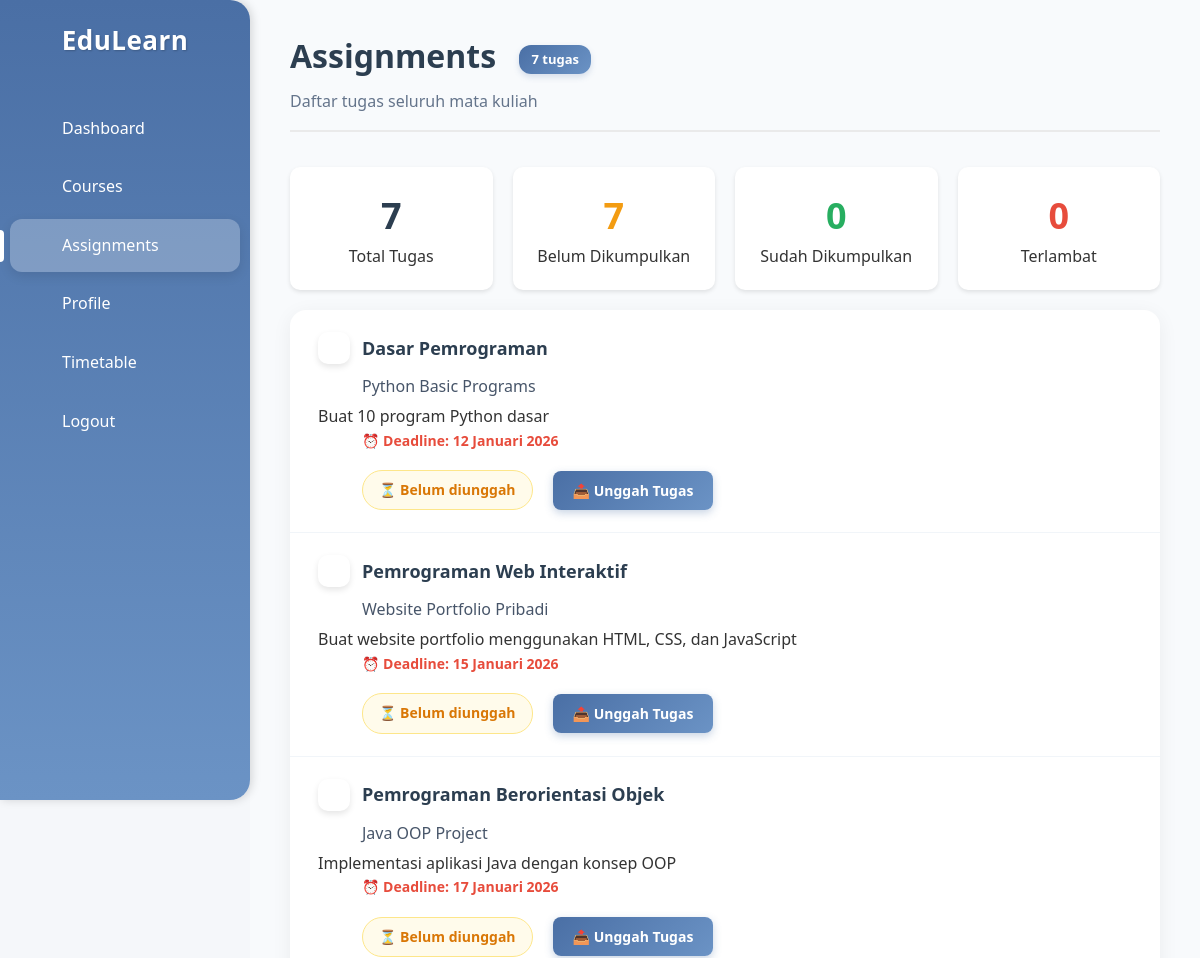
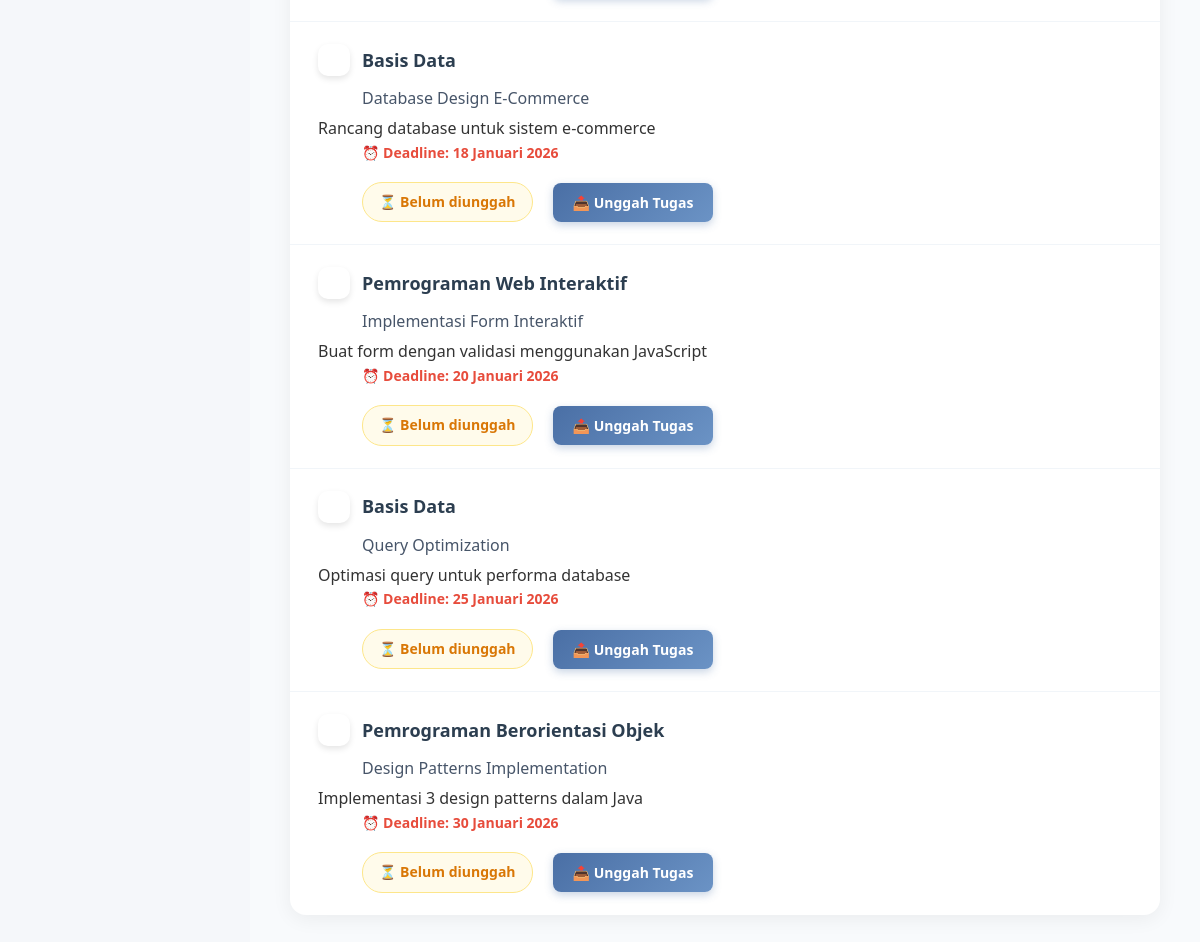
The page /student/assignments.php (signed in) on the database its author committed (2 pictures, top to bottom).
### tables this page shows
CREATE TABLE tugas (
    tugas_id INT AUTO_INCREMENT PRIMARY KEY,
    mk_id INT NOT NULL,
    judul VARCHAR(200) NOT NULL,
    deskripsi TEXT,
    deadline DATETIME NOT NULL,
    max_score INT DEFAULT 100,
    created_at TIMESTAMP DEFAULT CURRENT_TIMESTAMP,
    updated_at TIMESTAMP DEFAULT CURRENT_TIMESTAMP ON UPDATE CURRENT_TIMESTAMP,
    FOREIGN KEY (mk_id) REFERENCES mata_kuliah(mk_id) ON DELETE CASCADE,
    INDEX idx_deadline (deadline),
    INDEX idx_mk (mk_id)
);

CREATE TABLE mata_kuliah (
    mk_id INT AUTO_INCREMENT PRIMARY KEY,
    kode_mk VARCHAR(20) UNIQUE NOT NULL,
    nama_mk VARCHAR(100) NOT NULL,
    deskripsi TEXT,
    sks INT NOT NULL,
    semester INT NOT NULL,
    dosen_id INT,
    status ENUM('aktif', 'draft', 'arsip') DEFAULT 'aktif',
    created_at TIMESTAMP DEFAULT CURRENT_TIMESTAMP,
    updated_at TIMESTAMP DEFAULT CURRENT_TIMESTAMP ON UPDATE CURRENT_TIMESTAMP,
    FOREIGN KEY (dosen_id) REFERENCES dosen(dosen_id) ON DELETE SET NULL,
    INDEX idx_semester (semester),
    INDEX idx_status (status)
);

### includes/functions.php (called while the page is built, shortened)
<?php
function escape_html($string) {
    return htmlspecialchars($string, ENT_QUOTES, 'UTF-8');
}
function format_date($date, $withTime = false) {
    $timestamp = strtotime($date);
    $months = [
        1 => 'Januari', 'Februari', 'Maret', 'April', 'Mei', 'Juni',
        'Juli', 'Agustus', 'September', 'Oktober', 'November', 'Desember'
    ];
    $day = date('d', $timestamp);
    $month = $months[(int)date('n', $timestamp)];
    $year = date('Y', $timestamp);
    $formatted = "$day $month $year";
    return $formatted;
}

### student/assignments.php (the view, shortened to what this page needs)
<?php
require_once '../includes/functions.php';
$db = getDB();
$user_id = get_user_info('user_id');
$stmt = $db->prepare("
    SELECT
        t.*,
        mk.nama_mk,
        mk.kode_mk,
        s.submission_id,
        s.submitted_at,
        s.score,
        DATEDIFF(t.deadline, NOW()) as days_left,
        CASE
            WHEN s.submission_id IS NOT NULL THEN 'uploaded'
            WHEN t.deadline < NOW() THEN 'overdue'
            ELSE 'pending'
        END as status
    FROM tugas t
    INNER JOIN enrollments e ON t.mk_id = e.mk_id
    INNER JOIN mata_kuliah mk ON t.mk_id = mk.mk_id
    LEFT JOIN submissions s ON t.tugas_id = s.tugas_id AND s.user_id = ?
    WHERE e.user_id = ?
    ORDER BY
        CASE
            WHEN t.deadline < NOW() AND s.submission_id IS NULL THEN 1
            WHEN s.submission_id IS NULL THEN 2
            ELSE 3
        END,
        t.deadline ASC
");
$stmt->execute([$user_id, $user_id]);
$assignments = $stmt->fetchAll();
$total_assignments = count($assignments);
$uploaded = count(array_filter($assignments, fn($a) => $a['status'] === 'uploaded'));
$pending = count(array_filter($assignments, fn($a) => $a['status'] === 'pending'));
$overdue = count(array_filter($assignments, fn($a) => $a['status'] === 'overdue'));
?>
<!DOCTYPE html>
<html lang="id">
<head>
    <link rel="stylesheet" href="../assets/css/Asignment.css">
</head>
<body>
<div class="container">
    <aside class="sidebar">
        <div class="sidebar-header">
            <h1>EduLearn</h1>
        </div>
        <ul class="sidebar-nav">
            <li><a href="dashboard.php">Dashboard</a></li>
            <li><a href="courses.php">Courses</a></li>
            <li class="active"><a href="assignments.php">Assignments</a></li>
            <li><a href="profile.php">Profile</a></li>
            <li><a href="timetable.php">Timetable</a></li>
            <li><a href="../auth/logout.php">Logout</a></li>
        </ul>
    </aside>
    <main class="main-content">
        <div class="assignments-header">
            <h1>Assignments <span class="assignment-count"><?= $total_assignments ?> tugas</span></h1>
            <p>Daftar tugas seluruh mata kuliah</p>
        </div>
        <div class="stats-cards">
            <div class="stat-card">
                <div class="stat-number"><?= $total_assignments ?></div>
                <div class="stat-label">Total Tugas</div>
            </div>
            <div class="stat-card pending-card">
                <div class="stat-number"><?= $pending ?></div>
                <div class="stat-label">Belum Dikumpulkan</div>
            </div>
            <div class="stat-card success-card">
                <div class="stat-number"><?= $uploaded ?></div>
                <div class="stat-label">Sudah Dikumpulkan</div>
            </div>
            <div class="stat-card warning-card">
                <div class="stat-number"><?= $overdue ?></div>
                <div class="stat-label">Terlambat</div>
            </div>
        </div>
        <div class="assignment-list">
            <?php if (empty($assignments)): ?>
                <div class="empty-state">
                    <h3>Belum Ada Tugas</h3>
                    <p>Tidak ada tugas yang tersedia saat ini</p>
                </div>
            <?php else: ?>
                <?php foreach ($assignments as $assignment): ?>
                <div class="assignment-item <?= $assignment['status'] ?>">
                    <h3 class="course-title">
                        <span class="course-icon"><?= strtoupper(substr($assignment['kode_mk'], 0, 3)) ?></span>
                        <?= escape_html($assignment['nama_mk']) ?>
                    </h3>
                    <p class="assignment-title"><?= escape_html($assignment['judul']) ?></p>
                    <?php if ($assignment['deskripsi']): ?>
                    <p class="assignment-desc"><?= escape_html($assignment['deskripsi']) ?></p>
                    <?php endif; ?>
                    <div class="deadline">
                        <span>⏰ Deadline: <?= format_date($assignment['deadline']) ?></span>
                    </div>
                    <div class="upload-section">
                        <?php if ($assignment['status'] === 'uploaded'): ?>
                            <span class="status-badge uploaded">✓ Telah diunggah</span>
                            <div class="submission-info">
                                <small>Dikumpulkan: <?= format_date($assignment['submitted_at']) ?></small>
                                <?php if ($assignment['score']): ?>
                                    <strong class="score">Nilai: <?= $assignment['score'] ?></strong>
                                <?php else: ?>
                                    <span class="waiting-grade">Menunggu penilaian</span>
                                <?php endif; ?>
                            </div>
                        <?php else: ?>
                            <span class="status-badge pending">⏳ Belum diunggah</span>
                            <button class="upload-btn"
                                    onclick="openUploadModal(<?= $assignment['tugas_id'] ?>, '<?= escape_html($assignment['judul']) ?>')">
                                📤 Unggah Tugas
                            </button>
                        <?php endif; ?>
                    </div>
                </div>
                <?php endforeach; ?>
            <?php endif; ?>
        </div>
    </main>
</div>
</body>
</html>

### assets/css/Asignment.css (style rules this page uses)
* { margin: 0; padding: 0; box-sizing: border-box; font-family: 'Segoe UI', Tahoma, Geneva, Verdana, sans-serif; }
body { background-color: #f5f7fa; color: #333; line-height: 1.6; }
.container { display: flex; min-height: 100vh; }
.sidebar { width: 250px; background: linear-gradient(180deg, #4A6FA5 0%, #6B93C5 100%); color: white; padding: 20px 0; box-shadow: 2px 0 10px rgba(0, 0, 0, 0.15); position: sticky; top: 0; height: 100vh; border-top-right-radius: 20px; border-bottom-right-radius: 20px; }
.sidebar-header { padding: 0 20px 25px; margin-bottom: 15px; text-align: center; }
.sidebar-header h1 { font-size: 26px; color: white; font-weight: 700; letter-spacing: 0.5px; text-shadow: 1px 1px 2px rgba(0, 0, 0, 0.2); }
.sidebar-nav { list-style: none; }
.sidebar-nav li { padding: 14px 20px; transition: all 0.3s ease; margin: 5px 10px; border-radius: 12px; display: flex; align-items: center; }
.sidebar-nav li.active { background-color: rgba(255, 255, 255, 0.25); box-shadow: 0 4px 12px rgba(0, 0, 0, 0.1); position: relative; }
.sidebar-nav li.active::before { content: ''; position: absolute; left: -10px; top: 50%; transform: translateY(-50%); width: 4px; height: 60%; background-color: white; border-radius: 0 4px 4px 0; }
.sidebar-nav a { color: white; text-decoration: none; display: flex; align-items: center; gap: 12px; font-weight: 500; font-size: 16px; width: 100%; }
.sidebar-nav a::before { content: ''; display: inline-block; width: 20px; height: 20px; background-size: contain; background-repeat: no-repeat; opacity: 0.9; }
.main-content { flex: 1; padding: 30px 40px; max-width: 1000px; background-color: #f8fafc; }
.assignments-header { margin-bottom: 35px; padding-bottom: 15px; border-bottom: 2px solid #eaeaea; }
.assignments-header h1 { font-size: 32px; color: #2c3e50; margin-bottom: 8px; font-weight: 700; }
.assignments-header p { color: #64748b; font-size: 16px; font-weight: 400; }
.assignment-list { background-color: white; border-radius: 16px; padding: 0; box-shadow: 0 4px 20px rgba(0, 0, 0, 0.06); margin-bottom: 30px; overflow: hidden; }
.assignment-item { padding: 22px 28px; border-bottom: 1px solid #f1f5f9; transition: all 0.3s; }
.assignment-item:last-child { border-bottom: none; }
.course-title { font-size: 18px; font-weight: 600; color: #2c3e50; margin-bottom: 10px; display: flex; align-items: center; gap: 12px; }
.course-icon { width: 32px; height: 32px; border-radius: 10px; display: flex; align-items: center; justify-content: center; font-size: 13px; font-weight: bold; color: white; box-shadow: 0 3px 6px rgba(0, 0, 0, 0.1); }
.assignment-title { font-size: 16px; color: #475569; margin-bottom: 6px; margin-left: 44px; line-height: 1.5; }
.deadline { font-size: 14px; color: #e74c3c; font-weight: 600; margin-bottom: 18px; display: flex; align-items: center; gap: 10px; margin-left: 44px; }
.upload-section { display: flex; align-items: center; gap: 20px; margin-left: 44px; flex-wrap: wrap; }
.status-badge { padding: 8px 16px; border-radius: 20px; font-size: 14px; font-weight: 600; display: inline-flex; align-items: center; gap: 8px; min-width: 140px; justify-content: center; }
.status-badge.pending { background-color: #fffbeb; color: #d97706; border: 1px solid #fde68a; }
.upload-btn { background: linear-gradient(135deg, #4A6FA5 0%, #6B93C5 100%); color: white; border: none; padding: 10px 20px; border-radius: 8px; cursor: pointer; font-weight: 600; transition: all 0.3s; font-size: 14px; box-shadow: 0 3px 8px rgba(74, 111, 165, 0.3); }
.assignment-count { display: inline-block; background: linear-gradient(135deg, #4A6FA5 0%, #6B93C5 100%); color: white; font-size: 13px; padding: 4px 12px; border-radius: 12px; margin-left: 15px; vertical-align: middle; font-weight: 600; box-shadow: 0 3px 6px rgba(74, 111, 165, 0.2); }
.assignment-item { animation: fadeIn 0.5s ease-out forwards; }
.assignment-item:nth-child(1) { animation-delay: 0.1s; }
.assignment-item:nth-child(2) { animation-delay: 0.2s; }
.assignment-item:nth-child(3) { animation-delay: 0.3s; }
.assignment-item:nth-child(4) { animation-delay: 0.4s; }
.assignment-item:nth-child(5) { animation-delay: 0.5s; }
.assignment-item:nth-child(6) { animation-delay: 0.6s; }
.assignment-item:nth-child(7) { animation-delay: 0.7s; }

### rows shown on the page
tugas: mk.nama_mk "Dasar Pemrograman", judul "Python Basic Programs", deskripsi "Buat 10 program Python dasar", deadline "12 Januari 2026"
tugas: mk.nama_mk "Pemrograman Web Interaktif", judul "Website Portfolio Pribadi", deskripsi "Buat website portfolio menggunakan HTML, CSS, dan JavaScript", deadline "15 Januari 2026"
tugas: mk.nama_mk "Pemrograman Berorientasi Objek", judul "Java OOP Project", deskripsi "Implementasi aplikasi Java dengan konsep OOP", deadline "17 Januari 2026"
tugas: mk.nama_mk "Basis Data", judul "Database Design E-Commerce", deskripsi "Rancang database untuk sistem e-commerce", deadline "18 Januari 2026"
tugas: mk.nama_mk "Pemrograman Web Interaktif", judul "Implementasi Form Interaktif", deskripsi "Buat form dengan validasi menggunakan JavaScript", deadline "20 Januari 2026"
tugas: mk.nama_mk "Basis Data", judul "Query Optimization", deskripsi "Optimasi query untuk performa database", deadline "25 Januari 2026"
tugas: mk.nama_mk "Pemrograman Berorientasi Objek", judul "Design Patterns Implementation", deskripsi "Implementasi 3 design patterns dalam Java", deadline "30 Januari 2026"

### other values the page prints
$total_assignments "7"
$pending "7"
$uploaded "0"
$overdue "0"
